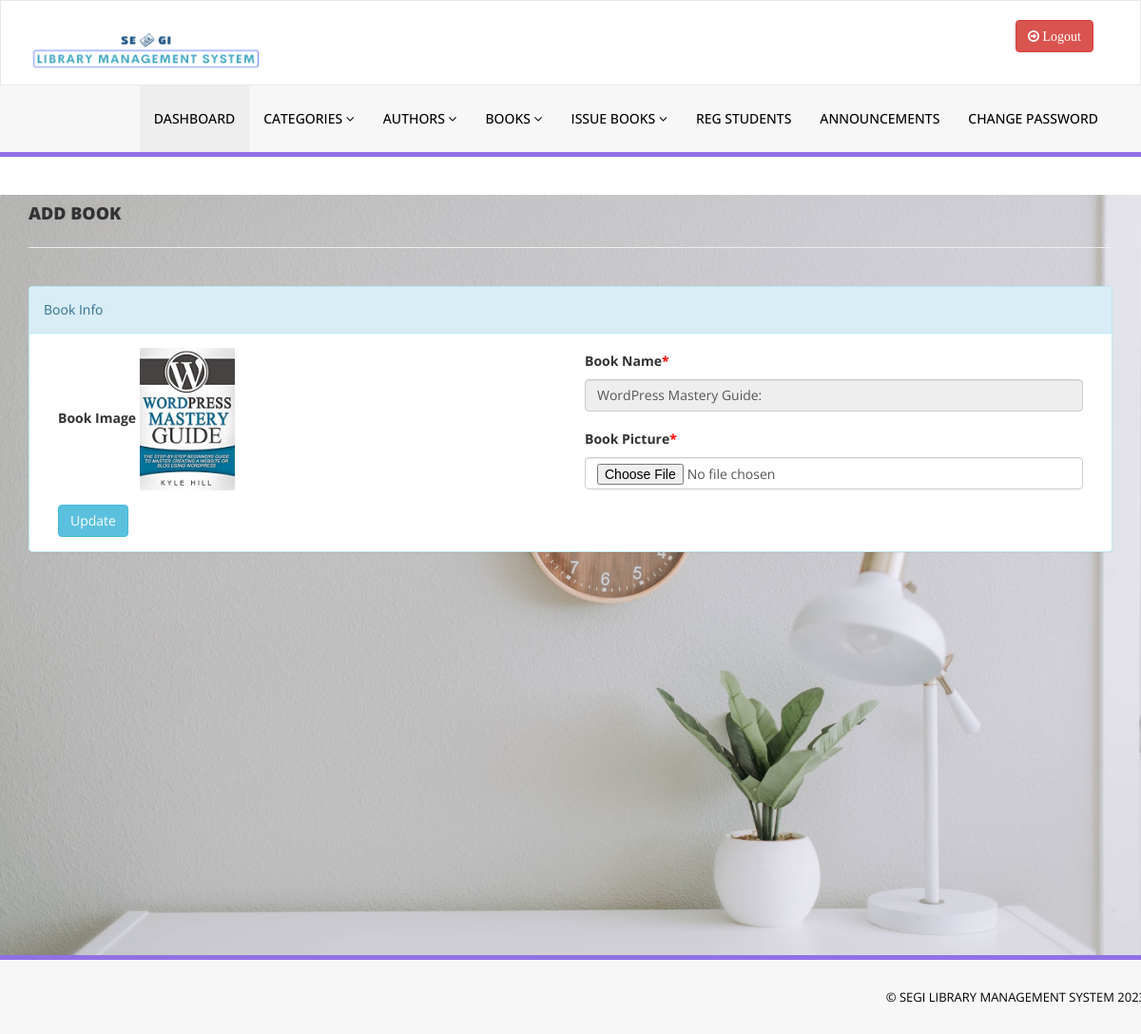
/admin/chnage-bookimg.php?bookid=7 (signed in), run on the app's committed database.
### tables this page shows
CREATE TABLE `tblbooks` (
  `id` int(11) NOT NULL,
  `BookName` varchar(255) DEFAULT NULL,
  `CatId` int(11) DEFAULT NULL,
  `AuthorId` int(11) DEFAULT NULL,
  `ISBNNumber` varchar(25) DEFAULT NULL,
  `BookPrice` decimal(10,2) DEFAULT NULL,
  `bookImage` varchar(250) NOT NULL,
  `isIssued` int(1) DEFAULT NULL,
  `RegDate` timestamp NULL DEFAULT current_timestamp(),
  `UpdationDate` timestamp NULL DEFAULT NULL ON UPDATE current_timestamp()
);

### admin/chnage-bookimg.php (the view, shortened to what this page needs)
<?php
if(strlen($_SESSION['alogin'])==0)
    {
header('location:index.php');
}
else{
?>
<!DOCTYPE html>
<html xmlns="http://www.w3.org/1999/xhtml">
<head>
    <link href="assets/css/bootstrap.css" rel="stylesheet" />
    <link href="assets/css/font-awesome.css" rel="stylesheet" />
    <link href="assets/css/style.css" rel="stylesheet" />
</head>
<body>
<?php include('includes/header.php');?>
    <div class="content-wrapper">
         <div class="container">
        <div class="row pad-botm">
            <div class="col-md-12">
                <h4 class="header-line">Add Book</h4>
                            </div>
</div>
<div class="row">
<div class="col-md12 col-sm-12 col-xs-12">
<div class="panel panel-info">
<div class="panel-heading">
Book Info
</div>
<div class="panel-body">
<form role="form" method="post" enctype="multipart/form-data">
<?php
$bookid=intval($_GET['bookid']);
$sql = "SELECT tblbooks.BookName,tblbooks.id as bookid,tblbooks.bookImage from  tblbooks  where tblbooks.id=:bookid";
$query = $dbh -> prepare($sql);
$query->bindParam(':bookid',$bookid,PDO::PARAM_STR);
$query->execute();
$results=$query->fetchAll(PDO::FETCH_OBJ);
if($query->rowCount() > 0)
{
foreach($results as $result)
{               ?>
<div class="col-md-6">
<div class="form-group">
<label>Book Image</label>
<img src="bookimg/<?php echo htmlentities($result->bookImage);?>" width="100">
</div></div>
<div class="col-md-6">
<div class="form-group">
<label>Book Name<span style="color:red;">*</span></label>
<input class="form-control" type="text" name="bookname" value="<?php echo htmlentities($result->BookName);?>" readonly />
</div></div>
<div class="col-md-6">
 <div class="form-group">
 <label>Book Picture<span style="color:red;">*</span></label>
 <input class="form-control" type="file" name="bookpic" autocomplete="off"   required="required" />
 </div>
    </div>
 <?php }} ?><div class="col-md-12">
<button type="submit" name="update" class="btn btn-info">Update </button></div>
                                    </form>
                            </div>
                        </div>
                            </div>
        </div>
    </div>
    </div>
  <?php include('includes/footer.php');?>
</body>
</html>
<?php } ?>

### admin/assets/css/style.css (style rules this page uses)
.content-wrapper { margin-top: 40px; min-height:800px; padding-bottom:90px; }
.header-line { font-weight:900; padding-bottom:25px; border-bottom:1px solid #eeeeee; text-transform:uppercase; }
.pad-botm { padding-bottom:30px; }
.content-wrapper { background-image: url("../img/bg.jpg"); background-repeat: no-repeat; background-size: cover; }

### data on the page
tblbooks: bookImage (picture), bookname "WordPress Mastery Guide:"
